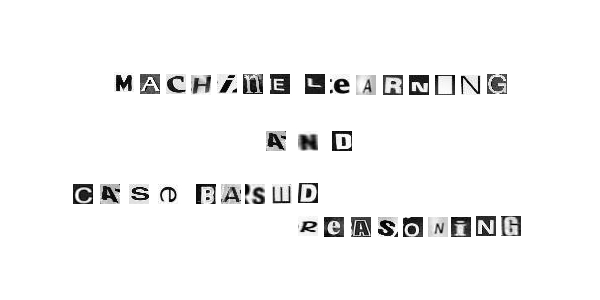
#> input picture dataset/detection-images/detection-2.jpg, 600 x 300 px
$ python detector.py
#> lines starting #> are read from the running program, lines starting #| are printed output that depends on the picture
#!/usr/bin/env python3
# -*- coding: utf-8 -*-
import numpy as np
import matplotlib.pyplot as plt
from PIL import Image


def sliding_window(image, window_size, stride):
    """
    Takes an input image, then slices off predictions of size $window_size.
    Window moves according to $stride.
    :param image: input image as PIL image object
    :param window_size: size of the sliding window, tuple of integers (x,y)
    :param stride: step size of the sliding window, tuple of integers (x,y)
    :yields: tuple (x_min <int>, y_min <int>, image slice <PIL image>)
    """
    for x in range(0, image.size[0]-window_size[0], stride[0]):
        for y in range(0, image.size[1]-window_size[1], stride[1]):
            yield (x, y, image.crop((x,y,x+window_size[0],y+window_size[1])))


def detect(crop, num_pixels):
    """
    Detector. Returns detection score for a given image slice.
    Detection score is the ratio of nonwhite pixels (< 255) to total pixels.
    :param crop: tuple (x_min <int>, y_min <int>, image slice <PIL image>), a slice of the input image
    :param num_pixels: integer, size of the box in pixels
    :returns: detection score as float
    """
    background_color = 255
    mask = (np.array(crop) < background_color)
    detect_score = np.array(crop)[mask].size / 400.
    return detect_score


def scan(image, window_size, stride, detect_score_threshold):
    """
    Returns a list of predictions, with their predicted letters and positions.
    :param image: input image as PIL image object
    :param window_size: size of the sliding window, tuple of integers (x,y)
    :param stride: step size of the sliding window, tuple of integers (x,y)
    :param score_threshold: float, minimum detection score to be considered a hit
    :returns: list of tuples (x_min <int>, y_min <int>, detection score <float>)
    """
    num_pixels = window_size[0]*window_size[1]
    boxes = []
    for roi in sliding_window(image, window_size, stride):
        detect_score = detect(roi[2],num_pixels)
        if detect_score >= detect_score_threshold:
            boxes.append((roi[0], roi[1], detect_score))
    return boxes


def get_iou(box1, box2):
    """
    Calculate the intersection over union (IOU) between box1 and box2.
    :param box1: numpy array with shape [x_min,y_min,x_max,y_max]
    :param box2: numpy array with shape [x_min,y_min,x_max,y_max]
    :returns: "intersection over union" as float
    """
    # Calculate the (y1, x1, y2, x2) coordinates of the intersection of box1 and box2. Calculate its area.
    x_min = max(box1[0],box2[0])
    y_min = max(box1[1],box2[1])
    x_max = min(box1[2],box2[2])
    y_max = min(box1[3],box2[3])
    # Calculate the Union area by using Formula: Union(A,B) = A + B - Inter(A,B)
    inter = float((x_max-x_min)*(y_max-y_min)) if x_max > x_min and y_max > y_min else 0
    union = float((box1[2]-box1[0])*(box1[3]-box1[1]) + (box2[2]-box2[0])*(box2[3]-box2[1]) - inter)
    # compute the IoU
    iou = inter/union
    return iou


def nms(boxes, window_size, max_boxes = 10, iou_threshold = 0.5):
    """
    Applies non-max suppression (NMS) to a set of boxes.
    :param boxes: list of tuples (x_min <int>, y_min <int>, detection score <float>)
    :param max_boxes: integer, maximum allowed detections
    :param iou_threshold: integer, "intersection over union" threshold used for NMS filtering
    :returns: NMS filtered list of tuples (x_min <int>, y_min <int>, detection score <float>)
    """
    # Break list of tuples down into numpy arrays. (Ugly, but the easiest way)
    detect_scores = np.array([box[2] for box in boxes])
    boxes_coords = np.array([[box[0],box[1],box[0]+window_size[0],box[1]+window_size[1]] for box in boxes])
    nms_indices = []
    # Use get_iou() to get the list of indices corresponding to boxes you keep
    idxs = np.argsort(detect_scores)
    while len(idxs) > 0 and len(nms_indices) < max_boxes:
        last = len(idxs) - 1
        ind_max = idxs[last]
        nms_indices.append(ind_max)
        suppress = [last]
        for i in range(0,last):
            overlap = get_iou(boxes_coords[ind_max], boxes_coords[idxs[i]])
            if overlap > iou_threshold:
                suppress.append(i)
        idxs = np.delete(idxs, suppress)
    # Use index arrays to select only nms_indices from boxes, scores, and classes
    boxes = [(boxes_coords[index,0], boxes_coords[index,1], detect_scores[index]) for index in nms_indices]
    return boxes


def predict(image, boxes, window_size):
    """
    Predictor, calls the classifier on each found letter.
    :param image: input image as PIL image object
    :param boxes: list of tuples (x_min <int>, y_min <int>, detection score <float>)
    :param window_size: size of the sliding window, tuple of integers (x,y)
    :returns: list of tuples (x_min <int>, y_min <int>, class prediction <string>, prediction score <float>)
    """
    classified_boxes = []
    for box in boxes:
        x,y = box[0], box[1]
        prediction, predict_score = classify(image.crop((x,y,x+window_size[0],y+window_size[1])))
        classified_boxes.append((x, y, prediction, predict_score))
    return classified_boxes


def plot(image, classified_boxes, window_size):
    """
    Plots the bounding boxes with class label and prediction score on top of the original image.
    :param image: input image as PIL image object
    :param classified_boxes: list of tuples (x_min <int>, y_min <int>, class prediction <string>, prediction score <float>)
    """
    fig1 = plt.figure(dpi=200)
    ax1 = fig1.add_subplot(1,1,1)
    ax1.imshow(image, cmap=plt.cm.gray)
    ax1.axis('off')
    for box in classified_boxes:
        x_min, y_min, x_max, y_max = box[0]-.5, box[1]-.5, box[0]+window_size[0]-.5, box[1]+window_size[1]-.5
        prediction, predict_score = box[2], box[3]
        ax1.text(x_min, y_min-3, "%s %d%%" % (prediction, predict_score*100), color="red", fontsize=3)
        x = [x_max, x_max, x_min, x_min, x_max]
        y = [y_max, y_min, y_min, y_max, y_max]
        line, = ax1.plot(x,y,color="red")
        line.set_linewidth(.5)
    return


### TODO!!!
import string
import random
def classify(crop):
    """
    Dummy classifier. Returns random values! Chooses class "0" if all pixels in the window are white.
    :param crop: PIL image, a slice of the input image
    :returns: predicted class as string, prediction score as a float
    """

    # Replace this with an actual classifier!

    background_color = 255
    prediction = "0" if np.min(crop)>=background_color else random.choice(string.ascii_lowercase)
    predict_score = random.random()
    return prediction, predict_score
### TODO!!!


def main():
    # Load the image
    image = Image.open("./dataset/detection-images/detection-2.jpg")
#> image is the input picture: PIL image 600x300 L; min 0, max 255, mean 245.2
    # Hyperparameters
    window_size         = (20,20)
    stride              = (1,1)
    detect_score_threshold     = .85 # Minimum detection score to be considered a hit.
    iou_threshold       = .1 # Too high --> false positives occur.
    max_boxes           = 100
    # Ru(i)n everything
    boxes               = scan(image, window_size, stride, detect_score_threshold)
#> after the loop in scan, `for roi in sliding_window(image, window_size, stride):`: boxes = 624 items, first 6: (71, 184, 0.887), (72, 183, 0.89), (72, 184, 0.938), (72, 185, 0.89), (73, 182, 0.887), (73, 183, 0.938)
    boxes               = nms(boxes, window_size, max_boxes, iou_threshold)
#> in nms, `detect_scores = np.array([box[2] for box in boxes])`: detect_scores = 624 values, max 1 at index 173, min 0.85 at index 12, mean 0.895
#> in nms, `boxes_coords = np.array([[box[0],box[1],box[0]+window_size[0],box[1]+w..`: boxes_coords = 624 rows, first 6: [71, 184, 91, 204], [72, 183, 92, 203], [72, 184, 92, 204], [72, 185, 92, 205], [73, 182, 93, 202], [73, 183, 93, 203]
#> in nms, `idxs = np.argsort(detect_scores)`: idxs = 624 values, max 623 at index 96, min 0 at index 290, mean 311.5
#> the loop in nms, `while len(idxs) > 0 and len(nms_indices) < max_boxes:` made 36 passes
#> (last, ind_max) on pass 1: (623, 173)
    classified_boxes    = predict(image, boxes, window_size)
#> the loop in predict, `for box in boxes:` made 36 passes
#> box on passes 1 to 12: (243, 74, 1), (245, 184, 0.998), (383, 75, 0.998), (428, 217, 0.998), (451, 217, 0.998), (501, 216, 0.998), (305, 74, 0.998), (221, 184, 0.998), (166, 74, 0.995), (351, 217, 0.995), (272, 184, 0.995), (266, 131, 0.995)
    plot(image, classified_boxes, window_size)
#> the loop in plot, `for box in classified_boxes:` made 36 passes
#> box on passes 1 to 12: (243, 74, 'm', 0.758), (245, 184, 'n', 0.0405), (383, 75, 'q', 0.486), (428, 217, 'z', 0.83), (451, 217, 'p', 0.358), (501, 216, 'g', 0.505), (305, 74, 'j', 0.14), (221, 184, 'd', 0.618), (166, 74, 'i', 0.987), (351, 217, 'r', 0.983), (272, 184, 'z', 0.602), (266, 131, 'e', 0.31)


if __name__== "__main__":
    main()
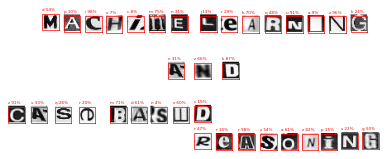
#> figure drawn by matplotlib, 1 panel
